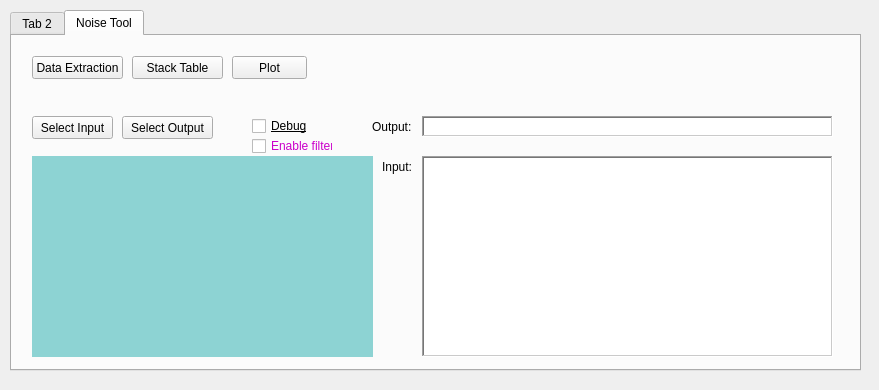
<?xml version="1.0" encoding="UTF-8"?>
<ui version="4.0">
 <class>Form</class>
 <widget class="QWidget" name="Form">
  <property name="geometry">
   <rect>
    <x>0</x>
    <y>0</y>
    <width>879</width>
    <height>390</height>
   </rect>
  </property>
  <property name="windowTitle">
   <string>Form</string>
  </property>
  <widget class="QTabWidget" name="tabWidget">
   <property name="geometry">
    <rect>
     <x>10</x>
     <y>10</y>
     <width>851</width>
     <height>361</height>
    </rect>
   </property>
   <property name="focusPolicy">
    <enum>Qt::NoFocus</enum>
   </property>
   <property name="styleSheet">
    <string notr="true"/>
   </property>
   <property name="currentIndex">
    <number>1</number>
   </property>
   <widget class="QWidget" name="hall_tool">
    <attribute name="title">
     <string>Tab 2</string>
    </attribute>
   </widget>
   <widget class="QWidget" name="noise_tool">
    <property name="mouseTracking">
     <bool>false</bool>
    </property>
    <property name="focusPolicy">
     <enum>Qt::ClickFocus</enum>
    </property>
    <attribute name="title">
     <string>Noise Tool</string>
    </attribute>
    <widget class="QPushButton" name="data_extraction_tab_btn">
     <property name="geometry">
      <rect>
       <x>20</x>
       <y>20</y>
       <width>91</width>
       <height>23</height>
      </rect>
     </property>
     <property name="text">
      <string>Data Extraction</string>
     </property>
    </widget>
    <widget class="QPushButton" name="stack_table_tab_btn">
     <property name="geometry">
      <rect>
       <x>120</x>
       <y>20</y>
       <width>91</width>
       <height>23</height>
      </rect>
     </property>
     <property name="text">
      <string>Stack Table</string>
     </property>
    </widget>
    <widget class="QPushButton" name="plot_tab_btn">
     <property name="geometry">
      <rect>
       <x>220</x>
       <y>20</y>
       <width>75</width>
       <height>23</height>
      </rect>
     </property>
     <property name="text">
      <string>Plot</string>
     </property>
    </widget>
    <widget class="QStackedWidget" name="stack_widget">
     <property name="geometry">
      <rect>
       <x>20</x>
       <y>120</y>
       <width>341</width>
       <height>201</height>
      </rect>
     </property>
     <property name="styleSheet">
      <string notr="true">background-color: rgb(141, 211, 211);</string>
     </property>
     <property name="currentIndex">
      <number>0</number>
     </property>
     <widget class="QWidget" name="page"/>
     <widget class="QWidget" name="page_2">
      <widget class="QPushButton" name="extract_btn">
       <property name="geometry">
        <rect>
         <x>10</x>
         <y>170</y>
         <width>71</width>
         <height>23</height>
        </rect>
       </property>
       <property name="styleSheet">
        <string notr="true">background-color: rgb(255, 116, 118);</string>
       </property>
       <property name="text">
        <string>Extract</string>
       </property>
      </widget>
      <widget class="QLineEdit" name="range_low_edit">
       <property name="geometry">
        <rect>
         <x>60</x>
         <y>30</y>
         <width>41</width>
         <height>20</height>
        </rect>
       </property>
       <property name="styleSheet">
        <string notr="true">background-color: rgb(255, 255, 255);</string>
       </property>
       <property name="text">
        <string>20</string>
       </property>
      </widget>
      <widget class="QLineEdit" name="range_high_edit">
       <property name="geometry">
        <rect>
         <x>60</x>
         <y>60</y>
         <width>41</width>
         <height>20</height>
        </rect>
       </property>
       <property name="styleSheet">
        <string notr="true">background-color: rgb(255, 255, 255);</string>
       </property>
       <property name="text">
        <string>500</string>
       </property>
      </widget>
      <widget class="QLineEdit" name="interest_freq_edit">
       <property name="geometry">
        <rect>
         <x>60</x>
         <y>90</y>
         <width>91</width>
         <height>20</height>
        </rect>
       </property>
       <property name="styleSheet">
        <string notr="true">background-color: rgb(255, 255, 255);</string>
       </property>
       <property name="text">
        <string>1000, 2250</string>
       </property>
      </widget>
      <widget class="QLabel" name="label">
       <property name="geometry">
        <rect>
         <x>10</x>
         <y>30</y>
         <width>41</width>
         <height>16</height>
        </rect>
       </property>
       <property name="text">
        <string>Lower</string>
       </property>
      </widget>
      <widget class="QLabel" name="label_2">
       <property name="geometry">
        <rect>
         <x>10</x>
         <y>60</y>
         <width>41</width>
         <height>16</height>
        </rect>
       </property>
       <property name="text">
        <string>Higher</string>
       </property>
      </widget>
      <widget class="QLabel" name="label_3">
       <property name="geometry">
        <rect>
         <x>10</x>
         <y>90</y>
         <width>47</width>
         <height>14</height>
        </rect>
       </property>
       <property name="text">
        <string>Interests</string>
       </property>
      </widget>
      <widget class="QLabel" name="page2_2">
       <property name="geometry">
        <rect>
         <x>10</x>
         <y>5</y>
         <width>111</width>
         <height>16</height>
        </rect>
       </property>
       <property name="text">
        <string>Extraction Control</string>
       </property>
      </widget>
      <widget class="QCheckBox" name="prediction_only_box">
       <property name="geometry">
        <rect>
         <x>100</x>
         <y>170</y>
         <width>101</width>
         <height>20</height>
        </rect>
       </property>
       <property name="font">
        <font>
         <family>MS Shell Dlg 2</family>
         <pointsize>8</pointsize>
         <weight>50</weight>
         <italic>false</italic>
         <bold>false</bold>
         <underline>false</underline>
        </font>
       </property>
       <property name="styleSheet">
        <string notr="true">font: 8pt &quot;MS Shell Dlg 2&quot;;</string>
       </property>
       <property name="text">
        <string>Prediction Only</string>
       </property>
       <property name="checked">
        <bool>false</bool>
       </property>
       <property name="autoRepeat">
        <bool>false</bool>
       </property>
      </widget>
     </widget>
     <widget class="QWidget" name="page_3">
      <widget class="QLabel" name="page2">
       <property name="geometry">
        <rect>
         <x>10</x>
         <y>5</y>
         <width>71</width>
         <height>16</height>
        </rect>
       </property>
       <property name="text">
        <string>Stack Control</string>
       </property>
      </widget>
      <widget class="QCheckBox" name="from_selection_box">
       <property name="geometry">
        <rect>
         <x>10</x>
         <y>30</y>
         <width>101</width>
         <height>18</height>
        </rect>
       </property>
       <property name="text">
        <string>From Selection</string>
       </property>
      </widget>
      <widget class="QPushButton" name="execute_stack_btn">
       <property name="geometry">
        <rect>
         <x>10</x>
         <y>170</y>
         <width>71</width>
         <height>23</height>
        </rect>
       </property>
       <property name="styleSheet">
        <string notr="true">background-color: rgb(255, 116, 118);</string>
       </property>
       <property name="text">
        <string>Stack</string>
       </property>
      </widget>
     </widget>
     <widget class="QWidget" name="page_4">
      <widget class="QLabel" name="page3">
       <property name="geometry">
        <rect>
         <x>10</x>
         <y>5</y>
         <width>71</width>
         <height>16</height>
        </rect>
       </property>
       <property name="text">
        <string>Plot Control</string>
       </property>
      </widget>
      <widget class="QCheckBox" name="sid_box">
       <property name="geometry">
        <rect>
         <x>10</x>
         <y>30</y>
         <width>41</width>
         <height>18</height>
        </rect>
       </property>
       <property name="text">
        <string>Sid</string>
       </property>
      </widget>
      <widget class="QCheckBox" name="sid_id2_box">
       <property name="geometry">
        <rect>
         <x>10</x>
         <y>50</y>
         <width>71</width>
         <height>18</height>
        </rect>
       </property>
       <property name="text">
        <string>Sid/Id^2</string>
       </property>
      </widget>
      <widget class="QPushButton" name="by_site_btn">
       <property name="geometry">
        <rect>
         <x>10</x>
         <y>170</y>
         <width>71</width>
         <height>23</height>
        </rect>
       </property>
       <property name="styleSheet">
        <string notr="true">background-color: rgb(255, 116, 118);</string>
       </property>
       <property name="text">
        <string>Plot by site</string>
       </property>
      </widget>
      <widget class="QPushButton" name="med_only_btn">
       <property name="geometry">
        <rect>
         <x>90</x>
         <y>170</y>
         <width>51</width>
         <height>23</height>
        </rect>
       </property>
       <property name="styleSheet">
        <string notr="true">background-color: rgb(255, 116, 118);</string>
       </property>
       <property name="text">
        <string>Median</string>
       </property>
      </widget>
      <widget class="QCheckBox" name="svg_box">
       <property name="geometry">
        <rect>
         <x>10</x>
         <y>70</y>
         <width>41</width>
         <height>18</height>
        </rect>
       </property>
       <property name="text">
        <string>Svg</string>
       </property>
      </widget>
      <widget class="QCheckBox" name="sid_f_box">
       <property name="geometry">
        <rect>
         <x>10</x>
         <y>90</y>
         <width>61</width>
         <height>18</height>
        </rect>
       </property>
       <property name="text">
        <string>Sid*f</string>
       </property>
      </widget>
      <widget class="QLineEdit" name="filter_threshold_edit">
       <property name="geometry">
        <rect>
         <x>250</x>
         <y>10</y>
         <width>41</width>
         <height>21</height>
        </rect>
       </property>
       <property name="styleSheet">
        <string notr="true">background-color: rgb(255, 255, 255);</string>
       </property>
       <property name="text">
        <string>0.10</string>
       </property>
       <property name="maxLength">
        <number>5</number>
       </property>
       <property name="frame">
        <bool>true</bool>
       </property>
       <property name="echoMode">
        <enum>QLineEdit::Normal</enum>
       </property>
       <property name="dragEnabled">
        <bool>false</bool>
       </property>
      </widget>
      <widget class="QLabel" name="threshold_label">
       <property name="geometry">
        <rect>
         <x>180</x>
         <y>10</y>
         <width>61</width>
         <height>21</height>
        </rect>
       </property>
       <property name="font">
        <font>
         <pointsize>10</pointsize>
        </font>
       </property>
       <property name="text">
        <string>Threshold:</string>
       </property>
      </widget>
      <widget class="QPushButton" name="save_filtered_btn">
       <property name="geometry">
        <rect>
         <x>180</x>
         <y>90</y>
         <width>111</width>
         <height>23</height>
        </rect>
       </property>
       <property name="styleSheet">
        <string notr="true">background-color: rgb(255, 116, 118);</string>
       </property>
       <property name="text">
        <string>Save Filtered Result</string>
       </property>
      </widget>
      <widget class="QLabel" name="tolerance_label">
       <property name="geometry">
        <rect>
         <x>180</x>
         <y>40</y>
         <width>131</width>
         <height>21</height>
        </rect>
       </property>
       <property name="font">
        <font>
         <pointsize>10</pointsize>
        </font>
       </property>
       <property name="text">
        <string>Tolerance: (± order)</string>
       </property>
      </widget>
      <widget class="QLineEdit" name="filter_tolerance_edit">
       <property name="geometry">
        <rect>
         <x>250</x>
         <y>60</y>
         <width>41</width>
         <height>21</height>
        </rect>
       </property>
       <property name="styleSheet">
        <string notr="true">background-color: rgb(255, 255, 255);</string>
       </property>
       <property name="text">
        <string>1.00</string>
       </property>
       <property name="maxLength">
        <number>6</number>
       </property>
       <property name="frame">
        <bool>true</bool>
       </property>
       <property name="echoMode">
        <enum>QLineEdit::Normal</enum>
       </property>
       <property name="dragEnabled">
        <bool>false</bool>
       </property>
      </widget>
      <widget class="QPushButton" name="min_only_btn">
       <property name="geometry">
        <rect>
         <x>150</x>
         <y>170</y>
         <width>51</width>
         <height>23</height>
        </rect>
       </property>
       <property name="styleSheet">
        <string notr="true">background-color: rgb(255, 116, 118);</string>
       </property>
       <property name="text">
        <string>Min</string>
       </property>
      </widget>
      <widget class="QPushButton" name="max_only_btn">
       <property name="geometry">
        <rect>
         <x>210</x>
         <y>170</y>
         <width>51</width>
         <height>23</height>
        </rect>
       </property>
       <property name="styleSheet">
        <string notr="true">background-color: rgb(255, 116, 118);</string>
       </property>
       <property name="text">
        <string>Max</string>
       </property>
      </widget>
     </widget>
    </widget>
    <widget class="QTextEdit" name="output_path_text">
     <property name="geometry">
      <rect>
       <x>410</x>
       <y>80</y>
       <width>411</width>
       <height>21</height>
      </rect>
     </property>
     <property name="sizePolicy">
      <sizepolicy hsizetype="Expanding" vsizetype="Expanding">
       <horstretch>0</horstretch>
       <verstretch>0</verstretch>
      </sizepolicy>
     </property>
     <property name="frameShape">
      <enum>QFrame::WinPanel</enum>
     </property>
     <property name="frameShadow">
      <enum>QFrame::Sunken</enum>
     </property>
     <property name="verticalScrollBarPolicy">
      <enum>Qt::ScrollBarAlwaysOff</enum>
     </property>
    </widget>
    <widget class="QLabel" name="Output_label">
     <property name="geometry">
      <rect>
       <x>360</x>
       <y>80</y>
       <width>41</width>
       <height>21</height>
      </rect>
     </property>
     <property name="text">
      <string>Output:</string>
     </property>
    </widget>
    <widget class="QListView" name="input_files_listview">
     <property name="geometry">
      <rect>
       <x>410</x>
       <y>120</y>
       <width>411</width>
       <height>201</height>
      </rect>
     </property>
     <property name="frameShape">
      <enum>QFrame::WinPanel</enum>
     </property>
     <property name="frameShadow">
      <enum>QFrame::Sunken</enum>
     </property>
     <property name="lineWidth">
      <number>1</number>
     </property>
    </widget>
    <widget class="QLabel" name="Input_label">
     <property name="geometry">
      <rect>
       <x>370</x>
       <y>120</y>
       <width>31</width>
       <height>21</height>
      </rect>
     </property>
     <property name="text">
      <string>Input:</string>
     </property>
    </widget>
    <widget class="QPushButton" name="output_selection_btn">
     <property name="geometry">
      <rect>
       <x>110</x>
       <y>80</y>
       <width>91</width>
       <height>23</height>
      </rect>
     </property>
     <property name="text">
      <string>Select Output</string>
     </property>
    </widget>
    <widget class="QPushButton" name="input_selection_btn">
     <property name="geometry">
      <rect>
       <x>20</x>
       <y>80</y>
       <width>81</width>
       <height>23</height>
      </rect>
     </property>
     <property name="text">
      <string>Select Input</string>
     </property>
    </widget>
    <widget class="QCheckBox" name="debug_mode_box">
     <property name="geometry">
      <rect>
       <x>240</x>
       <y>80</y>
       <width>61</width>
       <height>20</height>
      </rect>
     </property>
     <property name="styleSheet">
      <string notr="true">font: 8pt &quot;MS Shell Dlg 2&quot;;
text-decoration: underline;

</string>
     </property>
     <property name="text">
      <string>Debug</string>
     </property>
     <property name="checked">
      <bool>false</bool>
     </property>
     <property name="autoRepeat">
      <bool>false</bool>
     </property>
    </widget>
    <widget class="QCheckBox" name="filter_outliers_box">
     <property name="geometry">
      <rect>
       <x>240</x>
       <y>100</y>
       <width>81</width>
       <height>20</height>
      </rect>
     </property>
     <property name="styleSheet">
      <string notr="true">font: 8pt &quot;MS Shell Dlg 2&quot;;
color: rgb(202, 0, 202);

</string>
     </property>
     <property name="text">
      <string>Enable filter</string>
     </property>
     <property name="checked">
      <bool>false</bool>
     </property>
     <property name="autoRepeat">
      <bool>false</bool>
     </property>
    </widget>
   </widget>
  </widget>
 </widget>
 <resources/>
 <connections/>
</ui>
